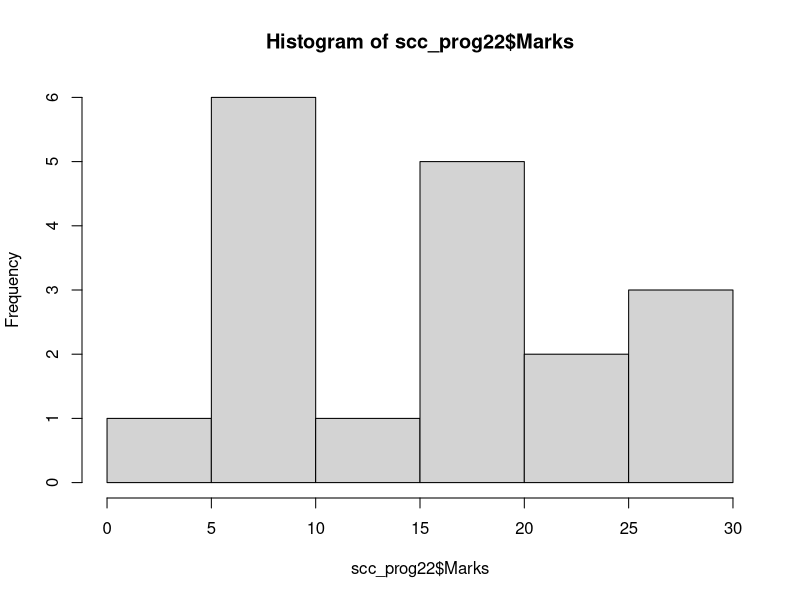

Reproduce this figure in R.


scc_prog22 <- read.csv("docs/stat/data/scc_stat.csv")

str(scc_prog22)
hist(scc_prog22$Marks, breaks = 4)
View(scc_prog22)

